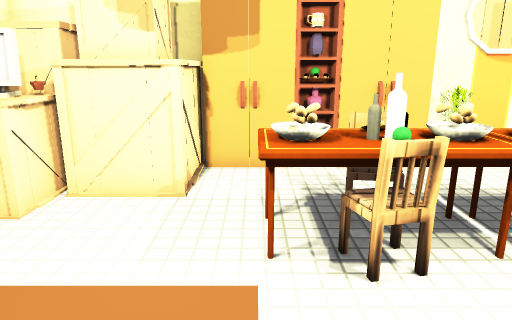
view 1 (above)

16 first-person views from a walk through a 3-D level made in the Unity game engine. The camera is 1.5 m above the floor, tilts 14° down and sees 70° across. The floor is counted in squares, 0.5 m on a side. Each view is taken from the middle of a square. On the plan, view 1 faces up. The plan holds only what a view shows up to about 20 squares ahead; the rest is blank. The player character is not drawn. Some surface patterns are stand-ins.

view 2
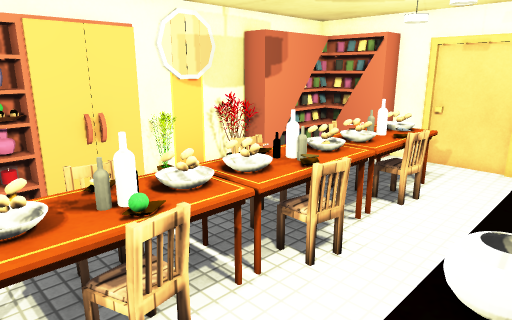

view 3
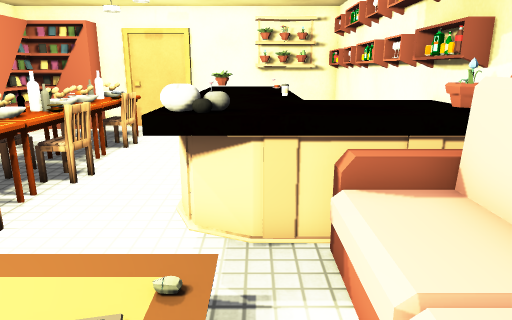

view 4
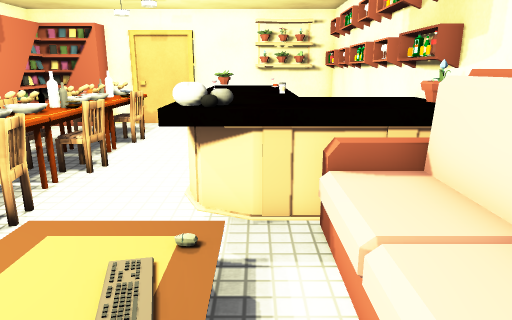

view 5
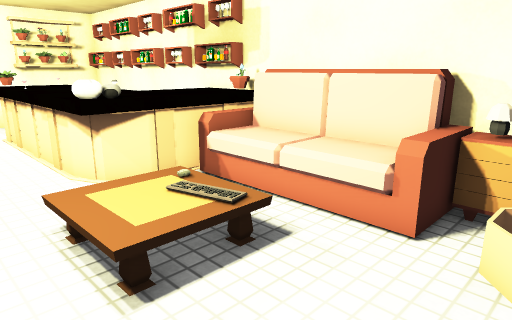

view 6
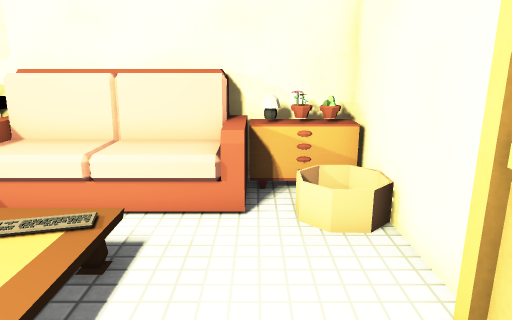

view 7
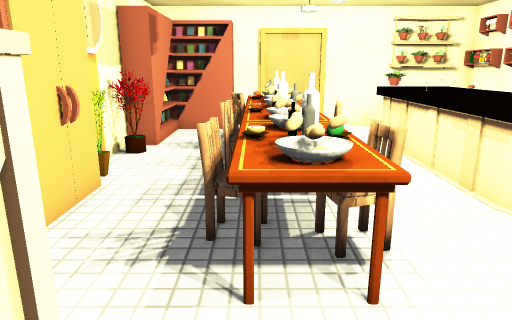

view 8
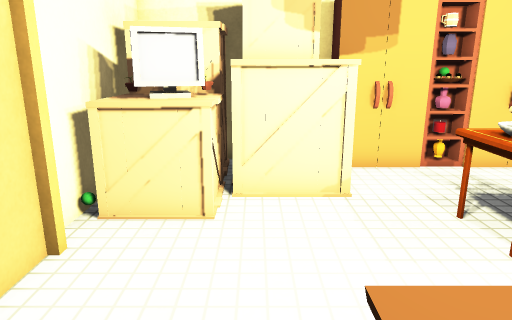

view 9
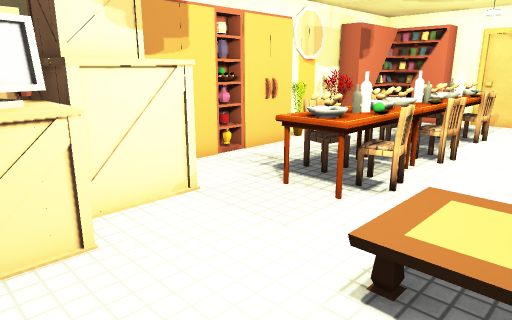

view 10
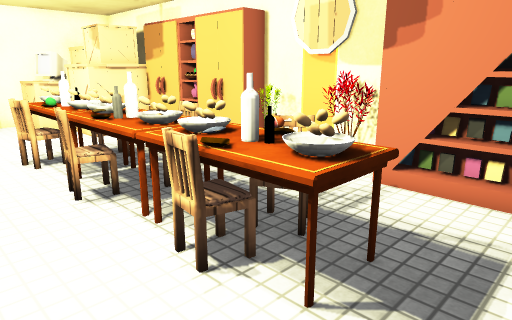

view 11
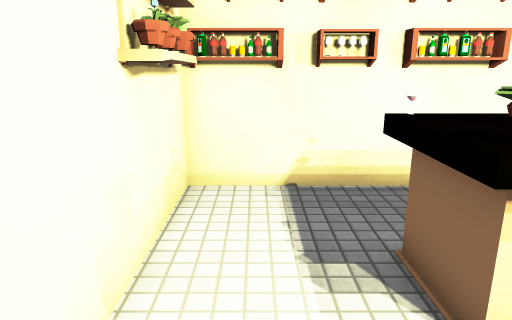

view 12
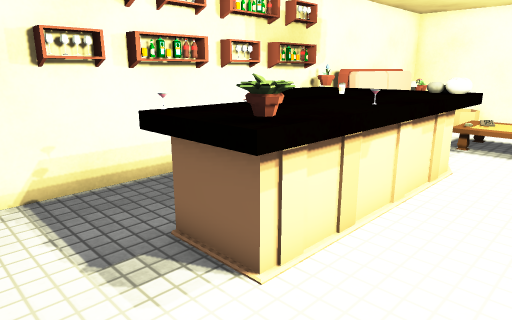

view 13
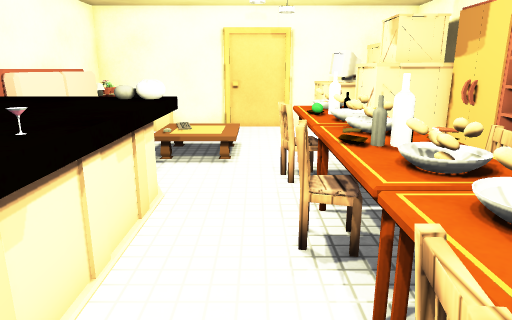

view 14
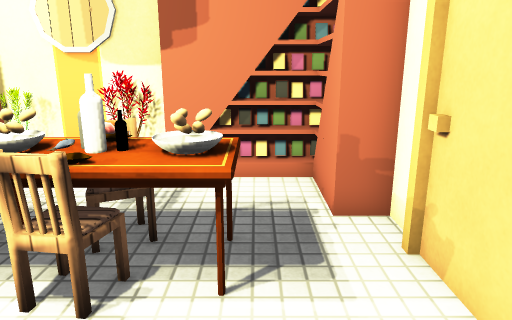

view 15
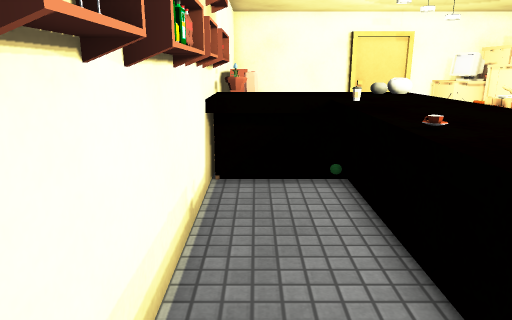

view 16
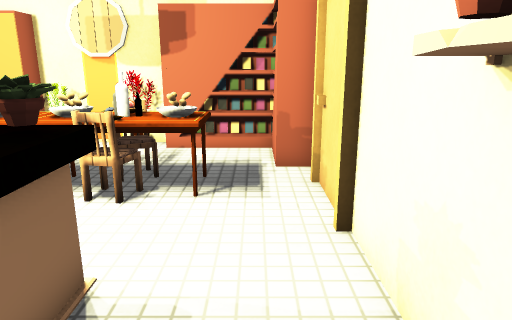

### Floor plan
Key: @ floor where view 1 was taken; # wall or solid block; . main floor; : floor 0.5 m higher than the main floor; / step, stairs or slope; C chair; T table; R tree; B books; P plant; A cactus; F flower; O other object.
Columns run from 8 left of view 1 to 16 right of it. Each row starts with its distance up from view 1.
 12    #### OOO  O###R#  OBB#
 11 #  OOOOOOOOOOOOO.RROOOOOO
 10 #OOOOOO................OO
  9 #OOOOOO................
  8 #OOOOOO...CC..CC..CC...O#
  7 #OOO....TTCCTTCCTTCCTT..#
  6 ##......TTTTTTTTTTTTTT..#
  5 #.......TTCTTCCTTTCCTT..#
  4 #.......................#
  3 #..../::/...............#
  2 #..../::/.TOTTTTTTTPT...#
  1 #..../://.OO     T PT...#
  0 #.......@.T         T..O#
 -1 #..OOOOOOOT          ..OO
 -2 #O.OOOOOOOT   .........AO
 -3 #ATTOOOOOOFF  .........O#
 -4 ##########FTOOOO#OOOO#OO#

Positions as (right, up) in squares from view 1, and headings:
1: (0, 0), facing up
2: (0, 1), facing up-right
3: (-4, 0), facing right
4: (-5, 0), facing right
5: (-7, 5), facing down-right
6: (-5, 6), facing down
7: (-4, 7), facing right
8: (-4, 0), facing up
9: (-7, 1), facing up-right
10: (15, 2), facing up-left
11: (14, 5), facing down
12: (15, 5), facing down-left
13: (12, 4), facing left
14: (13, 1), facing up
15: (14, -3), facing left
16: (14, -3), facing up
